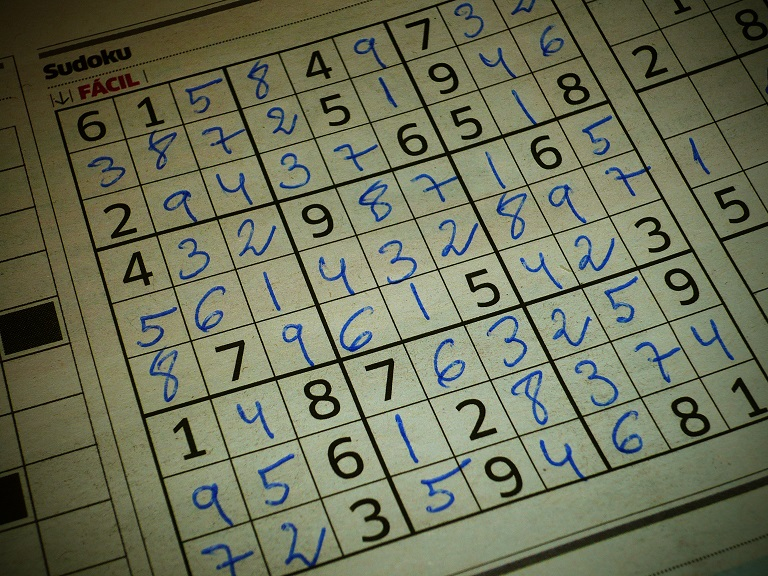
#> input picture soduku.jpg, 768 x 576 px
$ python soduko_line_detection.py
#> lines starting #> are read from the running program, lines starting #| are printed output that depends on the picture; after the words box and inside, x2 and y2 are one past the last pixel; in counts of white or black regions, pixels touching at a corner belong together
# -*- coding: utf-8 -*-
"""
Created on Sat Dec  1 23:05:55 2018

@author: amine bahlouli
"""

import sys
import cv2
import numpy as np

image = cv2.imread("soduku.jpg",0)
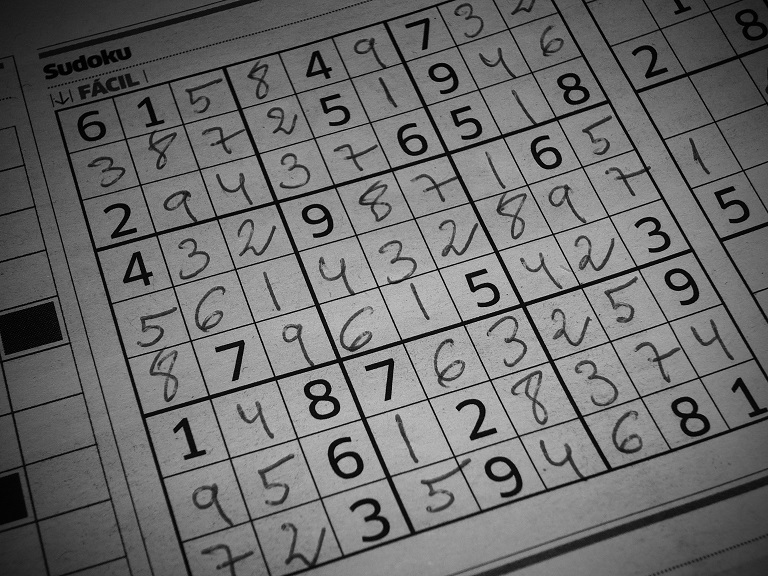
#> image: shape (576, 768); min 0, max 210, mean 108.9

#gray = cv2.cvtColor(image, cv2.COLOR_BGR2GRAY)
edges = cv2.Canny(image,100,170,apertureSize=3)
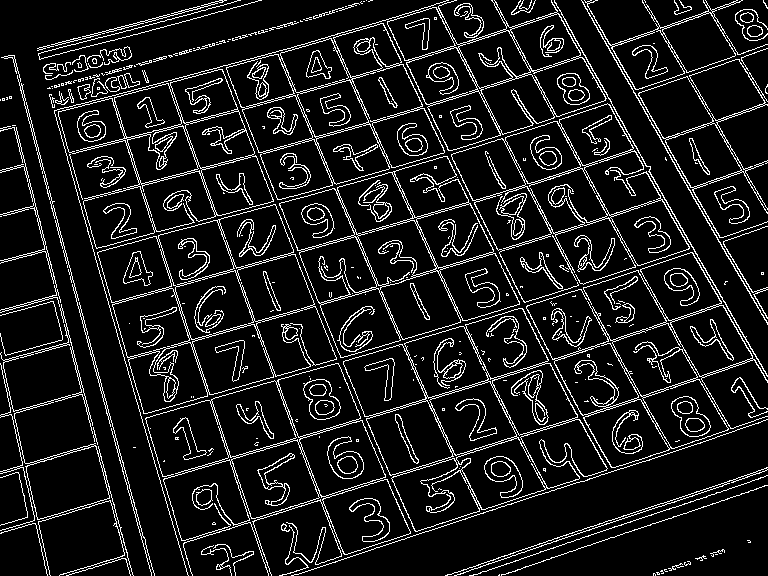
#> edges: shape (576, 768); 10.8% white in thin lines or dots

lines = cv2.HoughLines(edges,1,np.pi/180,240)
#> lines = 33 rows, first 8: [4, 2.88], [2, 2.88], [637, 1.26], [-77, 2.83], [507, 1.27], [-476, 2.62], [-130, 2.79], [505, 1.27]

for line in lines:
    rho,theta= line[0]
    a=np.cos(theta)
    b= np.sin(theta)
    x0 = a*rho
    y0 =b*rho
    x1 = int(x0+1000*(-b))
    y1 = int(y0+1000*(a))
    x2 = int(x0-1000*(-b))
    y2 = int(y0-1000*(a))
    cv2.line(image,(x1,y1),(x2,y2),(255,0,0),2)
#> this loop made 33 passes
#> (rho, theta, a, b, x0, y0, x1, y1) on passes 1 to 12: (4, 2.88, -0.966, 0.259, -3.86, 1.04, -262, -964), (2, 2.88, -0.966, 0.259, -1.93, 0.518, -260, -965), (637, 1.26, 0.309, 0.951, 196.8, 605.8, -754, 914), (-77, 2.83, -0.951, 0.309, 73.23, -23.79, -235, -974), (507, 1.27, 0.292, 0.956, 148.2, 484.8, -808, 777), (-476, 2.62, -0.866, 0.5, 412.2, -238, -87, -1104), (-130, 2.79, -0.94, 0.342, 122.2, -44.46, -219, -984), (505, 1.27, 0.292, 0.956, 147.6, 482.9, -808, 775), (379, 1.29, 0.276, 0.961, 104.5, 364.3, -856, 639), (323, 1.29, 0.276, 0.961, 89.03, 310.5, -872, 586), (-21, 2.86, -0.961, 0.276, 20.19, -5.79, -255, -967), (634, 1.26, 0.309, 0.951, 195.9, 603, -755, 911)
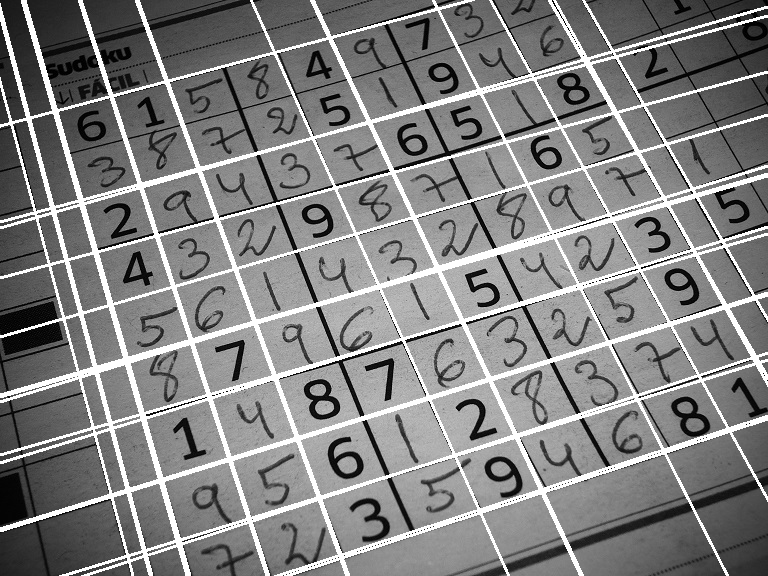
#> image: shape (576, 768); 12.26% of pixels changed, all inside (x1, y1, x2, y2) = (0, 0, 768, 576)

cv2.imshow("hough: ",image)
cv2.waitKey(0)
cv2.destroyAllWindows()
